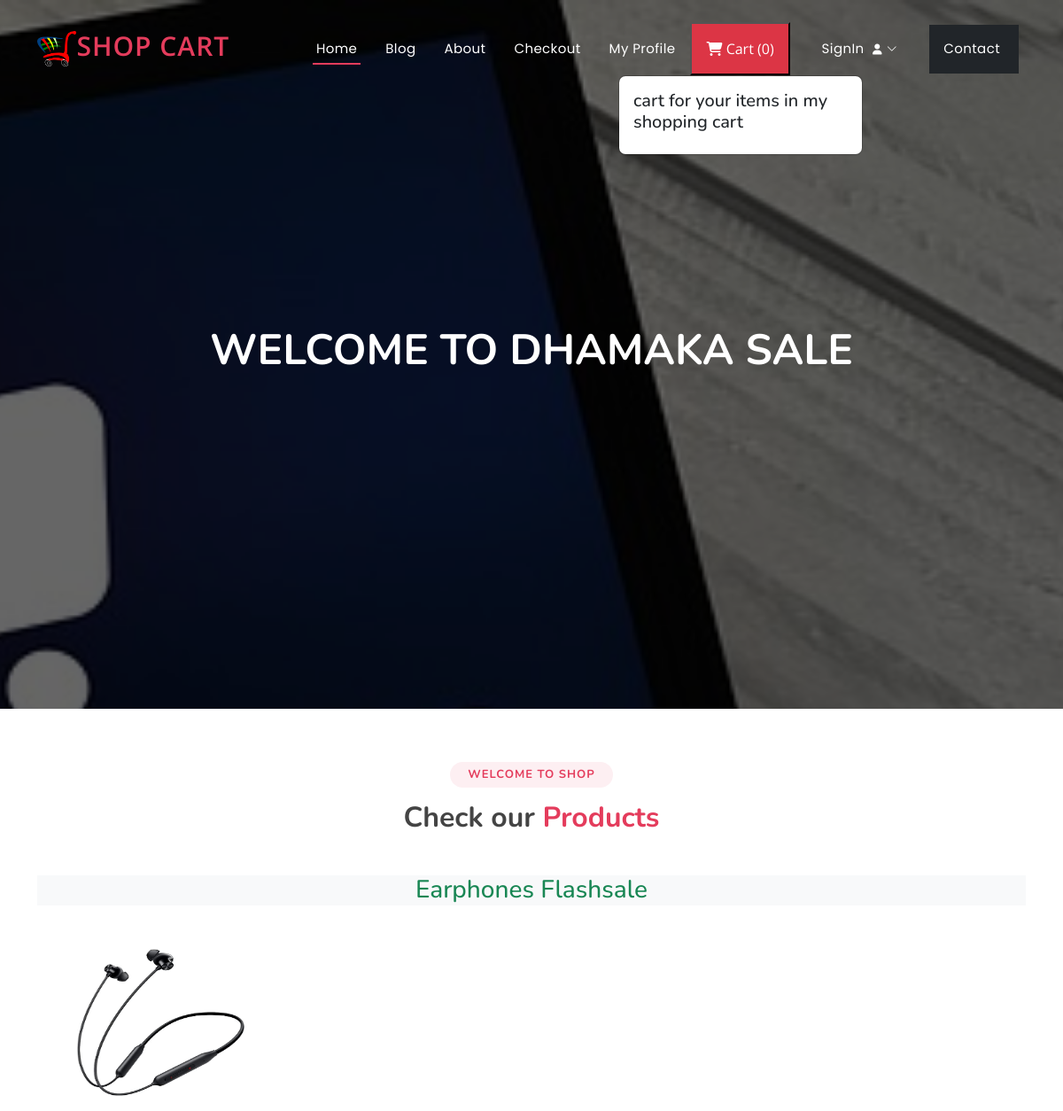
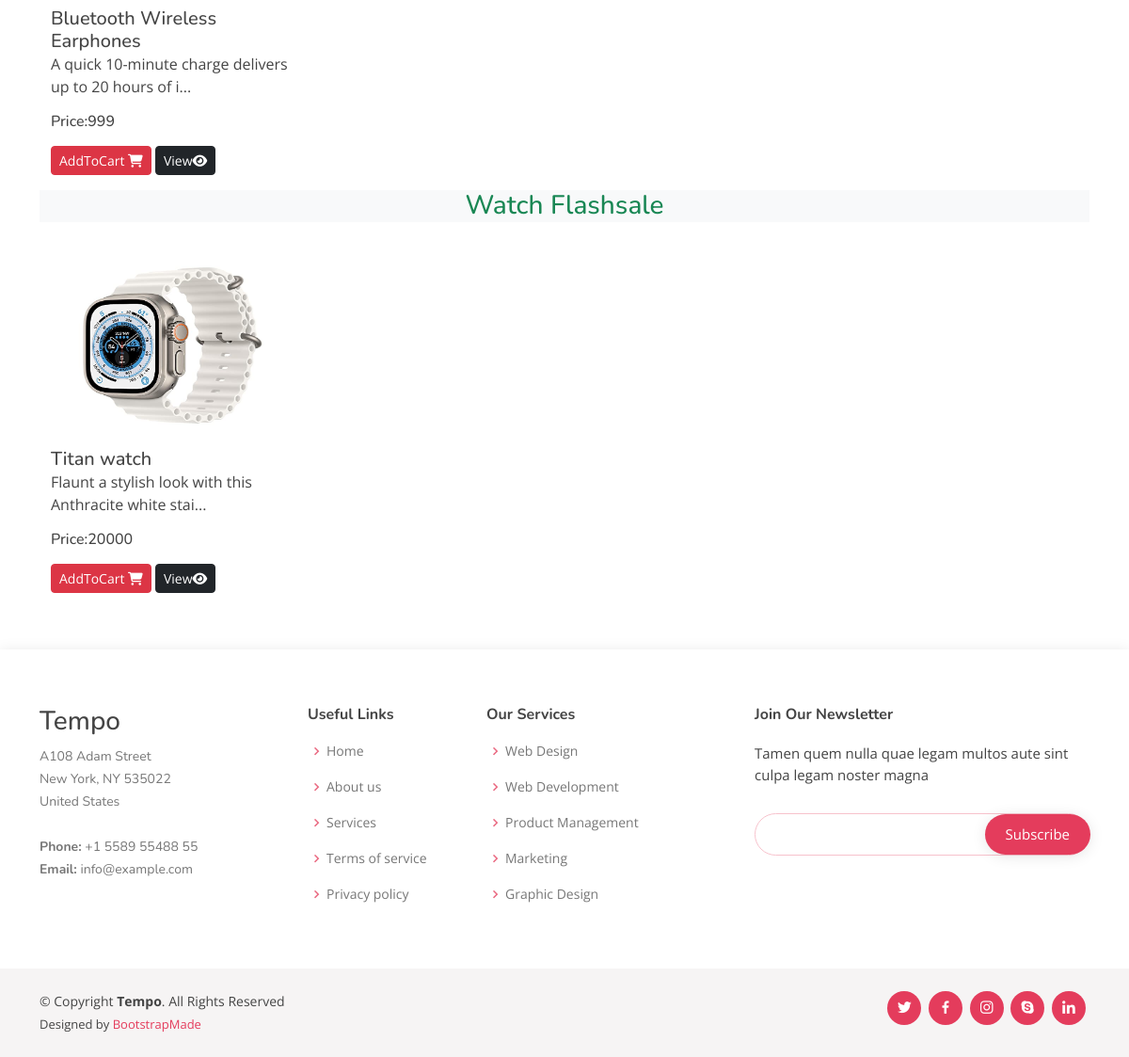
The page / on the database its author committed (2 pictures, top to bottom).
### ecom_app/models.py (models this page shows, shortened)
class Product(models.Model):
    product_id = models.AutoField
    product_name = models.CharField(max_length=100)
    category = models.CharField(max_length=100, default="")
    subcategory = models.CharField(max_length=50, default="")
    price = models.IntegerField(default=0)
    desc = models.CharField(max_length=300)
    image = models.ImageField(upload_to='images')

### ecom_app/views.py (the view)
# urls.py: path('',views.index,name="index"),
def index(request):
    allProds = []
    catprods = Product.objects.values('category','id')
    print(catprods)
    cats = {item['category'] for item in catprods}
    for cat in cats:
        prod= Product.objects.filter(category=cat)
        n=len(prod)
        nSlides = n // 4 + ceil((n / 4) - (n // 4))
        allProds.append([prod, range(1, nSlides), nSlides])
    params= {'allProds':allProds}
    return render(request,"index.html",params)

### templates/index.html (shortened to what this page needs)
{% extends "base.html" %}
{% block content %}
<h1>Welcome to Dhamaka Sale</h1>
{% endblock content %}
{% block body %}
{% load static %}
    <section id="portfolio" class="portfolio">
      <div class="container">
        <div class="section-title">
          <h2>Welcome to Shop</h2>
          <h3>Check our <span>Products</span></h3>
        </div>
        {% for product, range, nSlides in allProds %}
        <h3 class="my-3 text-center text-success bg-light">
          {{product.0.category}} Flashsale
        </h3>
        <div class="container">
          <div class="row">
            {% for i in product %}
            <div class="col-md-3 mt-3">
              <img src="/media/{{i.image}}" class="card-img-top" alt="not found" height="200px" width="150px" />
              <div class="card-body">
                <h5 class="card-title mt-2" id="namepr{{i.id}}">{{i.product_name}}</h5>
                <p class="card-text">{{i.desc|slice:"0:53"}}...</p>
                <h6 class="card-title mb-3">
                  Price:<span id="pricepr{{i.id}}">{{i.price}}</span>
                </h6>
                <span id="divpr{{i.id}}" class="divpr">
                  <button id="pr{{i.id}}" class="btn btn-danger cart btn-sm mt-0">
                    AddToCart <i class="fa-solid fa-cart-shopping"></i>
                  </button>
                </span>
                <a href="/media/{{i.image}}">
                  <button class="btn btn-dark btn-sm cart">View<i class="fa-solid fa-eye"></i></button></a>
              </div>
            </div>
            {% endfor %}
          </div>
        </div>
        {% endfor %}
      </div>
    </section>
{% endblock body %}

### templates/base.html (shortened to what this page needs)
{% load static %}
<!DOCTYPE html>
<html lang="en">
<head>
  <link href="{% static '/assets/vendor/bootstrap/css/bootstrap.min.css' %}" rel="stylesheet">
  <link href="{% static '/assets/vendor/bootstrap-icons/bootstrap-icons.css' %}" rel="stylesheet">
  <link href="{% static '/assets/vendor/boxicons/css/boxicons.min.css' %}" rel="stylesheet">
  <link href="{% static '/assets/vendor/glightbox/css/glightbox.min.css' %}" rel="stylesheet">
  <link href="{% static '/assets/vendor/remixicon/remixicon.css' %}" rel="stylesheet">
  <link href="{% static '/assets/vendor/swiper/swiper-bundle.min.css' %}" rel="stylesheet">
  <link rel="stylesheet" href="https://cdnjs.cloudflare.com/ajax/libs/font-awesome/6.2.1/css/all.min.css" />
  <link href="{% static '/assets/css/style.css' %}" rel="stylesheet">
</head>
<body>
  <header id="header" class="fixed-top ">
    <div class="container d-flex align-items-center justify-content-between">
       <a href="/" class="logo"><img src="{% static 'images/logo.png' %}" alt="" class="img-fluid">Shop Cart</a>
      <nav id="navbar" class="navbar">
        <ul>
          <li><a class="nav-link scrollto active" href="/">Home</a></li>
          <li><a class="nav-link scrollto" href="/blog">Blog</a></li>
          <li><a class="nav-link scrollto" href="/about">About</a></li>
          <li><a class="nav-link scrollto" href="/checkout">Checkout</a></li>
          <li><a class="nav-link scrollto" href="/profile">My Profile</a></li>
          <button type="button" class="nav-link scrollto bg-danger p-3 m-2 text-white" id="popcart" data-container="body" data-toggle="popover" data-placement="bottom" data-html="true" ><i class="fa-solid fa-cart-shopping"></i>  Cart (<span id="cart">0</span>)
          </button>
          {% if request.user.is_authenticated %}
          <li><a class="nav-link scrollto" href="/account/logout/">Logout <i class="fa-solid fa-right-from-bracket"></i></a></li>
          {% else %}
          <li class="dropdown"><a href="#"><span>SignIn </span> <i class="bi bi-chevron-down"></i></a>
          </li>
          {% endif %}
          <li><a class="nav-link scrollto bg-dark p-3 m-2" href="/contact">Contact </a></li>
        </ul>
      </nav>
    </div>
  </header>
  <section id="hero">
    <div class="hero-container">
      {% block content %} {% endblock content %}
    </div>
  </section>
  <main id="main">
    {% block body %}
    {% endblock body %}
  </main>
  <footer id="footer">
    <div class="footer-top">
      <div class="container">
        <div class="row">
          <div class="col-lg-3 col-md-6 footer-contact">
            <h3>Tempo</h3>
            <p>
              A108 Adam Street <br>
              New York, NY 535022<br>
              United States <br><br>
              <strong>Phone:</strong> +1 5589 55488 55<br>
              <strong>Email:</strong> info@example.com<br>
            </p>
          </div>
          <div class="col-lg-2 col-md-6 footer-links">
            <h4>Useful Links</h4>
            <ul>
              <li><i class="bx bx-chevron-right"></i> <a href="#">Home</a></li>
              <li><i class="bx bx-chevron-right"></i> <a href="#">About us</a></li>
              <li><i class="bx bx-chevron-right"></i> <a href="#">Services</a></li>
              <li><i class="bx bx-chevron-right"></i> <a href="#">Terms of service</a></li>
              <li><i class="bx bx-chevron-right"></i> <a href="#">Privacy policy</a></li>
            </ul>
          </div>
          <div class="col-lg-3 col-md-6 footer-links">
            <h4>Our Services</h4>
            <ul>
              <li><i class="bx bx-chevron-right"></i> <a href="#">Web Design</a></li>
              <li><i class="bx bx-chevron-right"></i> <a href="#">Web Development</a></li>
              <li><i class="bx bx-chevron-right"></i> <a href="#">Product Management</a></li>
              <li><i class="bx bx-chevron-right"></i> <a href="#">Marketing</a></li>
              <li><i class="bx bx-chevron-right"></i> <a href="#">Graphic Design</a></li>
            </ul>
          </div>
          <div class="col-lg-4 col-md-6 footer-newsletter">
            <h4>Join Our Newsletter</h4>
            <p>Tamen quem nulla quae legam multos aute sint culpa legam noster magna</p>
            <form action="" method="post">
              <input type="email" name="email"><input type="submit" value="Subscribe">
            </form>
          </div>
        </div>
      </div>
    </div>
    <div class="container d-md-flex py-4">
      <div class="me-md-auto text-center text-md-start">
        <div class="copyright">
          &copy; Copyright <strong><span>Tempo</span></strong>. All Rights Reserved
        </div>
        <div class="credits">
         Designed by <a href="https://bootstrapmade.com/">BootstrapMade</a>
        </div>
      </div>
      <div class="social-links text-center text-md-right pt-3 pt-md-0">
        <a href="#" class="twitter"><i class="bx bxl-twitter"></i></a>
        <a href="#" class="facebook"><i class="bx bxl-facebook"></i></a>
        <a href="#" class="instagram"><i class="bx bxl-instagram"></i></a>
        <a href="#" class="google-plus"><i class="bx bxl-skype"></i></a>
        <a href="#" class="linkedin"><i class="bx bxl-linkedin"></i></a>
      </div>
    </div>
  </footer>
</body>
</html>

### rows shown on the page
Product: category "Earphones", image (picture), product_name "Bluetooth Wireless Earphones", desc "A quick 10-minute charge delivers up to 20 hours of i", price "999"
Product: category "Watch", image (picture), product_name "Titan watch", desc "Flaunt a stylish look with this Anthracite white stai", price "20000"
